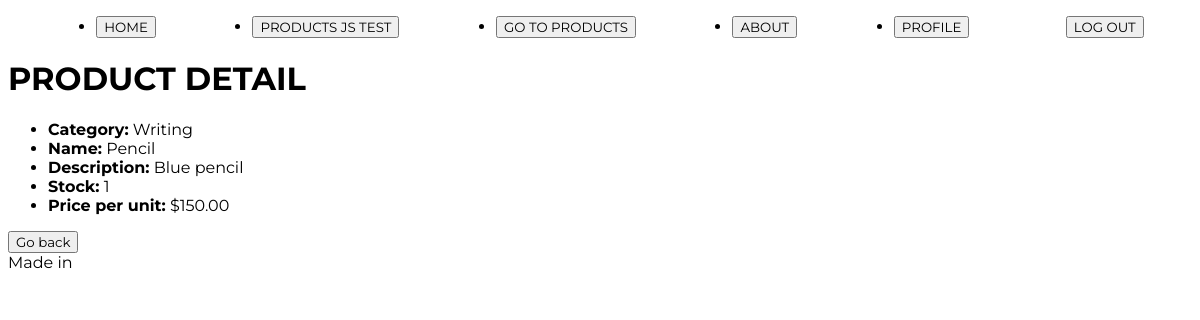
Before: /product/product/detail/5 (signed in) with the older database file.
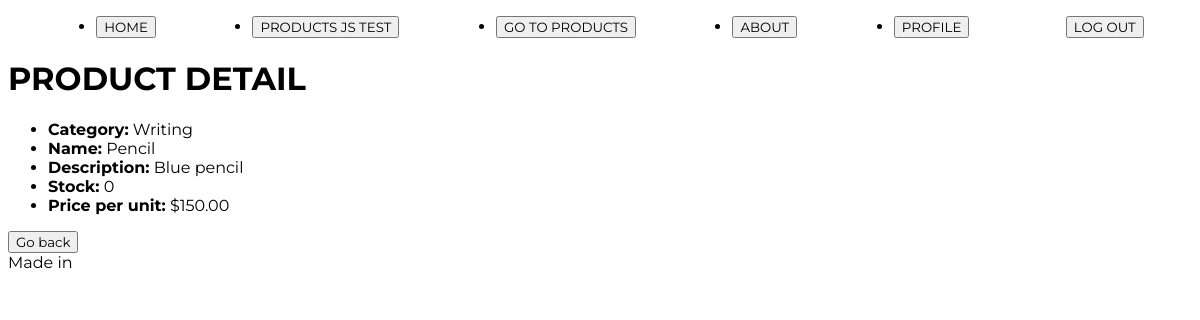
After: the same page with the newer database file.
### product/models.py (models this page shows, shortened)
class Product(models.Model):
    category=models.ForeignKey(Category, on_delete=models.CASCADE, null=True, blank=True, verbose_name='category')
    name = models.CharField(max_length=150, db_index=True) #facilita la búsqueda en la BD
    description = models.TextField(blank=True, null=True, verbose_name='Description') #blank: el campo puede dejarse vacío cuando es True
    price = models.DecimalField(max_digits=10, decimal_places=2)
    stock = models.PositiveIntegerField()
    class Meta: #Se utiliza para definir opciones de configuración adicionales de un modelo
        unique_together = ('category', 'name') #la combinación de los campos debe ser única en la BD
        verbose_name = 'Product' #Define el nombre singular legible del modelo (también usado en el panel de ADMIN)
        verbose_name_plural = 'Products' #Define el nombre plurar legible del modelo (también usado en el panel de ADMIN)

class Category(models.Model):
    name = models.CharField(max_length=255, unique=True)
    description = models.TextField(blank=True, null=True, verbose_name='Description')
    def __str__(self):
        return self.name
    class Meta:
        verbose_name = 'Product categories'

### product/views_models/product.py (the view)
# urls.py: path('product/detail/<int:pk>', product.ProductDetailView.as_view(), name='product_detail'),
class ProductDetailView(DetailView):
    model = models.Product
    template_name = 'product/Product_crud/product_detail.html'

### product/templates/product/Product_crud/product_detail.html
{% extends 'core/base.html' %}
{% block content %}
    <h1>PRODUCT DETAIL</h1>
    <ul>
        <li><strong>Category:</strong> {{ object.category }}</li>
        <li><strong>Name:</strong> {{ object.name }}</li>
        <li><strong>Description:</strong>
        {% if object.description %}
            {{ object.description }}
        {% else %}
            -
        {% endif %}
        </li>
        <li><strong>Stock:</strong> {{ object.stock }}</li>
        <li><strong>Price per unit:</strong> ${{ object.price }}</li>
    </ul>
    <a href="{% url 'product:product_list' %}"><button>Go back</button></a>
{% endblock content %}

Changed rows visible on the page:
changed Product "Pencil": stock "1" → "0"
